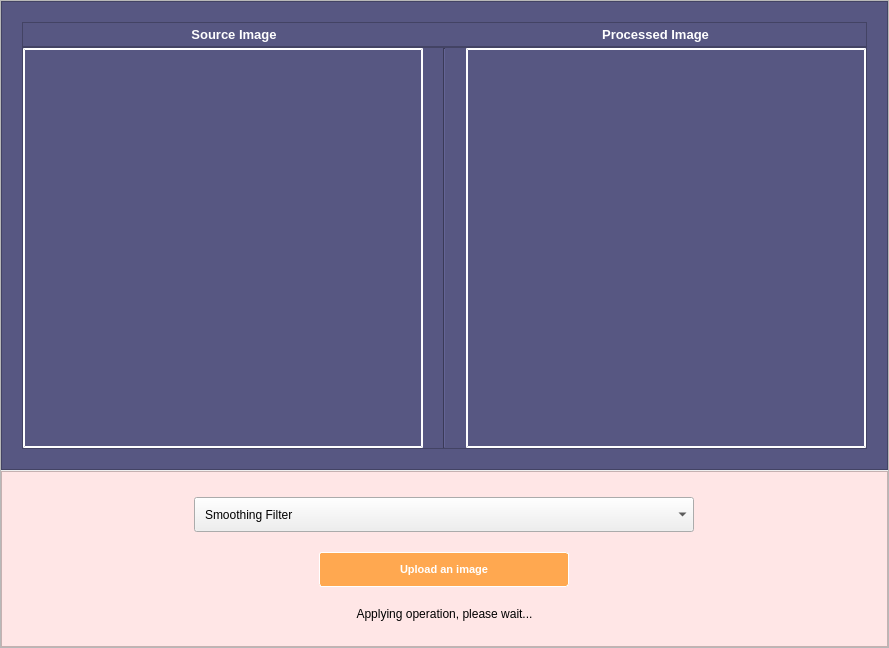
<?xml version="1.0" encoding="UTF-8"?>
<ui version="4.0">
 <class>Form</class>
 <widget class="QWidget" name="Form">
  <property name="geometry">
   <rect>
    <x>0</x>
    <y>0</y>
    <width>889</width>
    <height>648</height>
   </rect>
  </property>
  <property name="windowTitle">
   <string>Form</string>
  </property>
  <layout class="QVBoxLayout" name="verticalLayout">
   <property name="spacing">
    <number>0</number>
   </property>
   <property name="leftMargin">
    <number>0</number>
   </property>
   <property name="topMargin">
    <number>0</number>
   </property>
   <property name="rightMargin">
    <number>0</number>
   </property>
   <property name="bottomMargin">
    <number>0</number>
   </property>
   <item>
    <widget class="QFrame" name="frame">
     <property name="frameShape">
      <enum>QFrame::StyledPanel</enum>
     </property>
     <property name="frameShadow">
      <enum>QFrame::Raised</enum>
     </property>
     <layout class="QVBoxLayout" name="verticalLayout_3">
      <property name="spacing">
       <number>1</number>
      </property>
      <property name="leftMargin">
       <number>0</number>
      </property>
      <property name="topMargin">
       <number>0</number>
      </property>
      <property name="rightMargin">
       <number>0</number>
      </property>
      <property name="bottomMargin">
       <number>0</number>
      </property>
      <item>
       <widget class="QFrame" name="frame_2">
        <property name="styleSheet">
         <string notr="true">background-color: rgb(87, 87, 130);</string>
        </property>
        <property name="frameShape">
         <enum>QFrame::StyledPanel</enum>
        </property>
        <property name="frameShadow">
         <enum>QFrame::Raised</enum>
        </property>
        <layout class="QVBoxLayout" name="verticalLayout_4">
         <property name="spacing">
          <number>0</number>
         </property>
         <property name="leftMargin">
          <number>20</number>
         </property>
         <property name="topMargin">
          <number>20</number>
         </property>
         <property name="rightMargin">
          <number>20</number>
         </property>
         <property name="bottomMargin">
          <number>20</number>
         </property>
         <item>
          <widget class="QFrame" name="frame_5">
           <property name="frameShape">
            <enum>QFrame::StyledPanel</enum>
           </property>
           <property name="frameShadow">
            <enum>QFrame::Raised</enum>
           </property>
           <layout class="QHBoxLayout" name="horizontalLayout_2">
            <property name="spacing">
             <number>0</number>
            </property>
            <property name="leftMargin">
             <number>0</number>
            </property>
            <property name="topMargin">
             <number>0</number>
            </property>
            <property name="rightMargin">
             <number>0</number>
            </property>
            <property name="bottomMargin">
             <number>0</number>
            </property>
            <item>
             <widget class="QLabel" name="label">
              <property name="font">
               <font>
                <pointsize>10</pointsize>
                <weight>75</weight>
                <bold>true</bold>
               </font>
              </property>
              <property name="cursor">
               <cursorShape>IBeamCursor</cursorShape>
              </property>
              <property name="styleSheet">
               <string notr="true">color: white;</string>
              </property>
              <property name="text">
               <string>Source Image</string>
              </property>
              <property name="alignment">
               <set>Qt::AlignCenter</set>
              </property>
              <property name="textInteractionFlags">
               <set>Qt::LinksAccessibleByMouse|Qt::TextSelectableByMouse</set>
              </property>
             </widget>
            </item>
            <item>
             <widget class="QLabel" name="label_2">
              <property name="font">
               <font>
                <pointsize>10</pointsize>
                <weight>75</weight>
                <bold>true</bold>
               </font>
              </property>
              <property name="cursor">
               <cursorShape>IBeamCursor</cursorShape>
              </property>
              <property name="styleSheet">
               <string notr="true">color: white;</string>
              </property>
              <property name="text">
               <string>Processed Image</string>
              </property>
              <property name="alignment">
               <set>Qt::AlignCenter</set>
              </property>
              <property name="textInteractionFlags">
               <set>Qt::LinksAccessibleByMouse|Qt::TextSelectableByMouse</set>
              </property>
             </widget>
            </item>
           </layout>
          </widget>
         </item>
         <item>
          <widget class="QFrame" name="frame_4">
           <property name="frameShape">
            <enum>QFrame::StyledPanel</enum>
           </property>
           <property name="frameShadow">
            <enum>QFrame::Raised</enum>
           </property>
           <layout class="QHBoxLayout" name="horizontalLayout">
            <property name="spacing">
             <number>20</number>
            </property>
            <property name="leftMargin">
             <number>0</number>
            </property>
            <property name="topMargin">
             <number>0</number>
            </property>
            <property name="rightMargin">
             <number>0</number>
            </property>
            <property name="bottomMargin">
             <number>0</number>
            </property>
            <item>
             <widget class="QLabel" name="image_1">
              <property name="minimumSize">
               <size>
                <width>400</width>
                <height>400</height>
               </size>
              </property>
              <property name="maximumSize">
               <size>
                <width>400</width>
                <height>400</height>
               </size>
              </property>
              <property name="font">
               <font>
                <pointsize>11</pointsize>
                <weight>75</weight>
                <bold>true</bold>
               </font>
              </property>
              <property name="styleSheet">
               <string notr="true">border: 2px double white;</string>
              </property>
              <property name="text">
               <string/>
              </property>
              <property name="scaledContents">
               <bool>true</bool>
              </property>
              <property name="alignment">
               <set>Qt::AlignCenter</set>
              </property>
             </widget>
            </item>
            <item>
             <widget class="Line" name="line">
              <property name="orientation">
               <enum>Qt::Vertical</enum>
              </property>
             </widget>
            </item>
            <item>
             <widget class="QLabel" name="image_2">
              <property name="minimumSize">
               <size>
                <width>400</width>
                <height>400</height>
               </size>
              </property>
              <property name="maximumSize">
               <size>
                <width>400</width>
                <height>400</height>
               </size>
              </property>
              <property name="font">
               <font>
                <pointsize>11</pointsize>
                <weight>75</weight>
                <bold>true</bold>
               </font>
              </property>
              <property name="styleSheet">
               <string notr="true">border: 2px double white;</string>
              </property>
              <property name="text">
               <string/>
              </property>
              <property name="scaledContents">
               <bool>true</bool>
              </property>
              <property name="alignment">
               <set>Qt::AlignCenter</set>
              </property>
             </widget>
            </item>
           </layout>
          </widget>
         </item>
        </layout>
       </widget>
      </item>
      <item>
       <widget class="QFrame" name="frame_3">
        <property name="sizePolicy">
         <sizepolicy hsizetype="Preferred" vsizetype="Fixed">
          <horstretch>0</horstretch>
          <verstretch>0</verstretch>
         </sizepolicy>
        </property>
        <property name="styleSheet">
         <string notr="true">background-color: rgb(255, 230, 230);</string>
        </property>
        <property name="frameShape">
         <enum>QFrame::StyledPanel</enum>
        </property>
        <property name="frameShadow">
         <enum>QFrame::Raised</enum>
        </property>
        <layout class="QVBoxLayout" name="verticalLayout_2">
         <property name="spacing">
          <number>20</number>
         </property>
         <property name="leftMargin">
          <number>0</number>
         </property>
         <property name="topMargin">
          <number>25</number>
         </property>
         <property name="rightMargin">
          <number>0</number>
         </property>
         <property name="bottomMargin">
          <number>25</number>
         </property>
         <item alignment="Qt::AlignHCenter">
          <widget class="QComboBox" name="comboBox_filter">
           <property name="minimumSize">
            <size>
             <width>500</width>
             <height>35</height>
            </size>
           </property>
           <property name="maximumSize">
            <size>
             <width>500</width>
             <height>16777215</height>
            </size>
           </property>
           <property name="font">
            <font>
             <pointsize>9</pointsize>
            </font>
           </property>
           <property name="cursor">
            <cursorShape>PointingHandCursor</cursorShape>
           </property>
           <property name="styleSheet">
            <string notr="true">padding-left: 10px;
background: none;</string>
           </property>
           <item>
            <property name="text">
             <string>Smoothing Filter</string>
            </property>
           </item>
           <item>
            <property name="text">
             <string>Adaptive Histogram Equalization</string>
            </property>
           </item>
           <item>
            <property name="text">
             <string>Canny Filter</string>
            </property>
           </item>
           <item>
            <property name="text">
             <string>Thresholding</string>
            </property>
           </item>
           <item>
            <property name="text">
             <string>LBP (Local Binary Pattern)</string>
            </property>
           </item>
          </widget>
         </item>
         <item alignment="Qt::AlignHCenter">
          <widget class="QPushButton" name="uploadBtn">
           <property name="minimumSize">
            <size>
             <width>250</width>
             <height>35</height>
            </size>
           </property>
           <property name="maximumSize">
            <size>
             <width>250</width>
             <height>16777215</height>
            </size>
           </property>
           <property name="font">
            <font>
             <pointsize>8</pointsize>
             <weight>75</weight>
             <bold>true</bold>
            </font>
           </property>
           <property name="cursor">
            <cursorShape>PointingHandCursor</cursorShape>
           </property>
           <property name="mouseTracking">
            <bool>true</bool>
           </property>
           <property name="styleSheet">
            <string notr="true">QPushButton {
	border: 1px solid white;
	color: white;
	border-radius: 3px;
	background: rgb(255, 168, 80);
}

QPushButton:pressed {
	background: rgba(255, 168, 80, 150);	
}
</string>
           </property>
           <property name="text">
            <string>Upload an image</string>
           </property>
          </widget>
         </item>
         <item>
          <widget class="QLabel" name="label_message">
           <property name="font">
            <font>
             <pointsize>9</pointsize>
            </font>
           </property>
           <property name="text">
            <string>Applying operation, please wait...</string>
           </property>
           <property name="alignment">
            <set>Qt::AlignCenter</set>
           </property>
          </widget>
         </item>
        </layout>
       </widget>
      </item>
     </layout>
    </widget>
   </item>
  </layout>
 </widget>
 <resources/>
 <connections/>
</ui>
